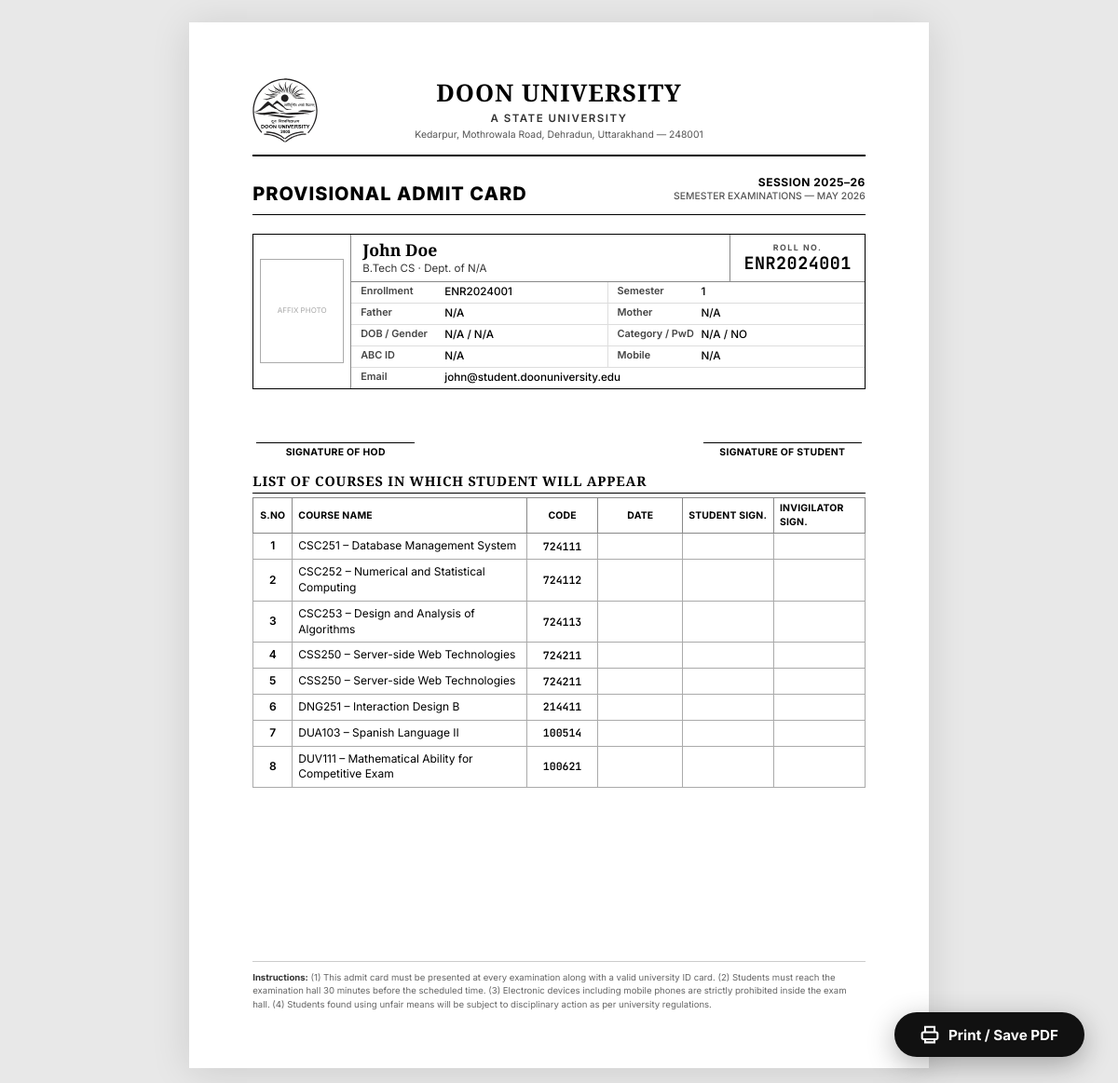
Page /admit_card.php (signed in) on the committed database.
### tables this page shows
CREATE TABLE IF NOT EXISTS students (
    id INT AUTO_INCREMENT PRIMARY KEY,
    user_id INT NOT NULL,
    enrollment_no VARCHAR(50) UNIQUE NOT NULL,
    roll_no VARCHAR(50) UNIQUE DEFAULT NULL,
    course VARCHAR(150) NOT NULL,
    batch_year INT NOT NULL,
    semester INT DEFAULT 1,
    department_name VARCHAR(100) DEFAULT NULL,
    father_name VARCHAR(100) DEFAULT NULL,
    mother_name VARCHAR(100) DEFAULT NULL,
    dob DATE DEFAULT NULL,
    gender ENUM('Male', 'Female', 'Other') DEFAULT NULL,
    cast_category VARCHAR(20) DEFAULT NULL,
    is_ph ENUM('YES', 'NO') DEFAULT 'NO',
    abc_id VARCHAR(50) DEFAULT NULL,
    mobile VARCHAR(20) DEFAULT NULL,
    created_at TIMESTAMP DEFAULT CURRENT_TIMESTAMP,
    updated_at TIMESTAMP DEFAULT CURRENT_TIMESTAMP ON UPDATE CURRENT_TIMESTAMP,
    FOREIGN KEY (user_id) REFERENCES users(id) ON DELETE CASCADE,
    INDEX idx_enrollment (enrollment_no),
    INDEX idx_roll (roll_no)
);

CREATE TABLE IF NOT EXISTS users (
    id INT AUTO_INCREMENT PRIMARY KEY,
    name VARCHAR(100) NOT NULL,
    email VARCHAR(100) UNIQUE NOT NULL,
    phone VARCHAR(20) UNIQUE DEFAULT NULL,
    password VARCHAR(255) NOT NULL,
    role ENUM('student', 'faculty', 'department', 'admin') NOT NULL,
    profile_image VARCHAR(255) DEFAULT NULL,
    signature_image VARCHAR(255) DEFAULT NULL,
    metadata JSON DEFAULT NULL,
    created_at TIMESTAMP DEFAULT CURRENT_TIMESTAMP,
    updated_at TIMESTAMP DEFAULT CURRENT_TIMESTAMP ON UPDATE CURRENT_TIMESTAMP,
    INDEX idx_email (email),
    INDEX idx_phone (phone),
    INDEX idx_role (role)
);

### admit_card.php (the view, shortened to what this page needs)
<?php
require_once 'includes/db.php';
$user_id = $_SESSION['user_id'];
$stmt = $pdo->prepare("
    SELECT u.name, u.email, u.phone, u.profile_image, u.signature_image, s.*
    FROM users u
    JOIN students s ON u.id = s.user_id
    WHERE u.id = ?
");
$stmt->execute([$user_id]);
$student = $stmt->fetch();
?>
<!DOCTYPE html>
<html lang="en">
<head>
</head>
<body>
    <button class="print-fab" onclick="window.print()">
        <svg width="20" height="20" fill="none" stroke="currentColor" stroke-width="2.5" viewBox="0 0 24 24">
            <path d="M6 9V2h12v7M6 18H4a2 2 0 01-2-2v-5a2 2 0 012-2h16a2 2 0 012 2v5a2 2 0 01-2 2h-2m-2 4H6v-4h12v4z">
            </path>
        </svg>
        Print / Save PDF
    </button>
    <div class="admit-card">
        <div class="masthead">
            <div class="masthead-logo">
                <img src="assets/logo.svg" alt="Doon University">
            </div>
            <div class="masthead-text">
                <div class="uni-name">Doon University</div>
                <div class="uni-type">A State University</div>
                <div class="uni-addr">Kedarpur, Mothrowala Road, Dehradun, Uttarakhand — 248001</div>
            </div>
        </div>
        <div class="doc-title-wrapper">
            <div class="doc-title-main">Provisional Admit Card</div>
            <div class="doc-meta">
                <div class="doc-title-session">Session 2025–26</div>
                <div class="doc-title-exam">Semester Examinations — May <?= date('Y') ?></div>
            </div>
        </div>
        <div class="info-block">
            <div class="ib-photo">
                <div class="photo-box">
                    <?php if (!empty($student['profile_image'])): ?>
                        <img src="<?= htmlspecialchars($student['profile_image']) ?>" alt="Photo">
                    <?php else: ?>
                        <div class="empty">Affix photo</div>
                    <?php endif; ?>
                </div>
            </div>
            <div class="ib-data">
                <div class="ib-hero">
                    <div class="ib-name-zone">
                        <div class="student-name"><?= htmlspecialchars($student['name'] ?? 'N/A') ?></div>
                        <div class="ib-programme"><?= htmlspecialchars($student['course'] ?? 'N/A') ?> · Dept. of
                            <?= htmlspecialchars($student['department_name'] ?? 'N/A') ?></div>
                    </div>
                    <div class="ib-roll-zone">
                        <div class="roll-label">Roll No.</div>
                        <div class="roll-value">
                            <?= htmlspecialchars($student['roll_no'] ?? $student['enrollment_no'] ?? '—') ?></div>
                    </div>
                </div>
                <div class="ib-details">
                    <div class="d-row">
                        <span class="d-label">Enrollment</span>
                        <span class="d-val"><?= htmlspecialchars($student['enrollment_no'] ?? 'N/A') ?></span>
                    </div>
                    <div class="d-row">
                        <span class="d-label">Semester</span>
                        <span class="d-val"><?= htmlspecialchars($student['semester'] ?? 'N/A') ?></span>
                    </div>
                    <div class="d-row">
                        <span class="d-label">Father</span>
                        <span class="d-val"><?= htmlspecialchars($student['father_name'] ?? 'N/A') ?></span>
                    </div>
                    <div class="d-row">
                        <span class="d-label">Mother</span>
                        <span class="d-val"><?= htmlspecialchars($student['mother_name'] ?? 'N/A') ?></span>
                    </div>
                    <div class="d-row">
                        <span class="d-label">DOB / Gender</span>
                        <span
                            class="d-val"><?= htmlspecialchars(($student['dob'] ?? 'N/A') . ' / ' . ($student['gender'] ?? 'N/A')) ?></span>
                    </div>
                    <div class="d-row">
                        <span class="d-label">Category / PwD</span>
                        <span
                            class="d-val"><?= htmlspecialchars(($student['cast_category'] ?? 'N/A') . ' / ' . ($student['is_ph'] ?? 'NO')) ?></span>
                    </div>
                    <div class="d-row">
                        <span class="d-label">ABC ID</span>
                        <span class="d-val"><?= htmlspecialchars($student['abc_id'] ?? 'N/A') ?></span>
                    </div>
                    <div class="d-row">
                        <span class="d-label">Mobile</span>
                        <span
                            class="d-val"><?= htmlspecialchars($student['mobile'] ?? $student['phone'] ?? 'N/A') ?></span>
                    </div>
                    <div class="d-row full last">
                        <span class="d-label">Email</span>
                        <span class="d-val"><?= htmlspecialchars($student['email'] ?? 'N/A') ?></span>
                    </div>
                </div>
            </div>
        </div>
        <div class="sig-row">
            <div class="sig-group">
                <div class="sig-line"></div>
                <div class="sig-label">Signature of HOD</div>
            </div>
            <div class="sig-group">
                <div class="sig-line"></div>
                <div class="sig-label">Signature of Student</div>
            </div>
        </div>
        <div class="schedule-header">List of Courses in which Student will Appear</div>
        <table class="exam-table">
            <thead>
                <tr>
                    <th class="c-sno">S.No</th>
                    <th class="c-name">Course Name</th>
                    <th class="c-code">Code</th>
                    <th class="c-date">Date</th>
                    <th class="c-sign">Student Sign.</th>
                    <th class="c-sign">Invigilator Sign.</th>
                </tr>
            </thead>
            <tbody>
                <tr>
                    <td class="sno">1</td>
                    <td>CSC251 – Database Management System</td>
                    <td class="code">724111</td>
                    <td class="date"></td>
                    <td></td>
                    <td></td>
                </tr>
                <tr>
                    <td class="sno">2</td>
                    <td>CSC252 – Numerical and Statistical Computing</td>
                    <td class="code">724112</td>
                    <td class="date"></td>
                    <td></td>
                    <td></td>
                </tr>
                <tr>
                    <td class="sno">3</td>
                    <td>CSC253 – Design and Analysis of Algorithms</td>
                    <td class="code">724113</td>
                    <td class="date"></td>
                    <td></td>
                    <td></td>
                </tr>
                <tr>
                    <td class="sno">4</td>
                    <td>CSS250 – Server-side Web Technologies</td>
                    <td class="code">724211</td>
                    <td class="date"></td>
                    <td></td>
                    <td></td>
                </tr>
                <tr>
                    <td class="sno">5</td>
                    <td>CSS250 – Server-side Web Technologies</td>
                    <td class="code">724211</td>
                    <td class="date"></td>
                    <td></td>
                    <td></td>
                </tr>
                <tr>
                    <td class="sno">6</td>
                    <td>DNG251 – Interaction Design B</td>
                    <td class="code">214411</td>
                    <td class="date"></td>
                    <td></td>
                    <td></td>
                </tr>
                <tr>
                    <td class="sno">7</td>
                    <td>DUA103 – Spanish Language II</td>
                    <td class="code">100514</td>
                    <td class="date"></td>
                    <td></td>
                    <td></td>
                </tr>
                <tr>
                    <td class="sno">8</td>
                    <td>DUV111 – Mathematical Ability for Competitive Exam</td>
                    <td class="code">100621</td>
                    <td class="date"></td>
                    <td></td>
                    <td></td>
                </tr>
            </tbody>
        </table>
        <div class="footer-note">
            <strong>Instructions:</strong>
            (1) This admit card must be presented at every examination along with a valid university ID card.
            (2) Students must reach the examination hall 30 minutes before the scheduled time.
            (3) Electronic devices including mobile phones are strictly prohibited inside the exam hall.
            (4) Students found using unfair means will be subject to disciplinary action as per university regulations.
        </div>
    </div>
</body>
</html>

### rows in the picture
students: user.name "John Doe", course "B.Tech CS", department_name "N/A", enrollment_no "ENR2024001", semester "1", father_name "N/A", mother_name "N/A", dob+gender "N/A / N/A", cast_category+is_ph "N/A / NO", abc "N/A", mobile.phone "N/A", user.email "john@student.doonuniversity.edu"
